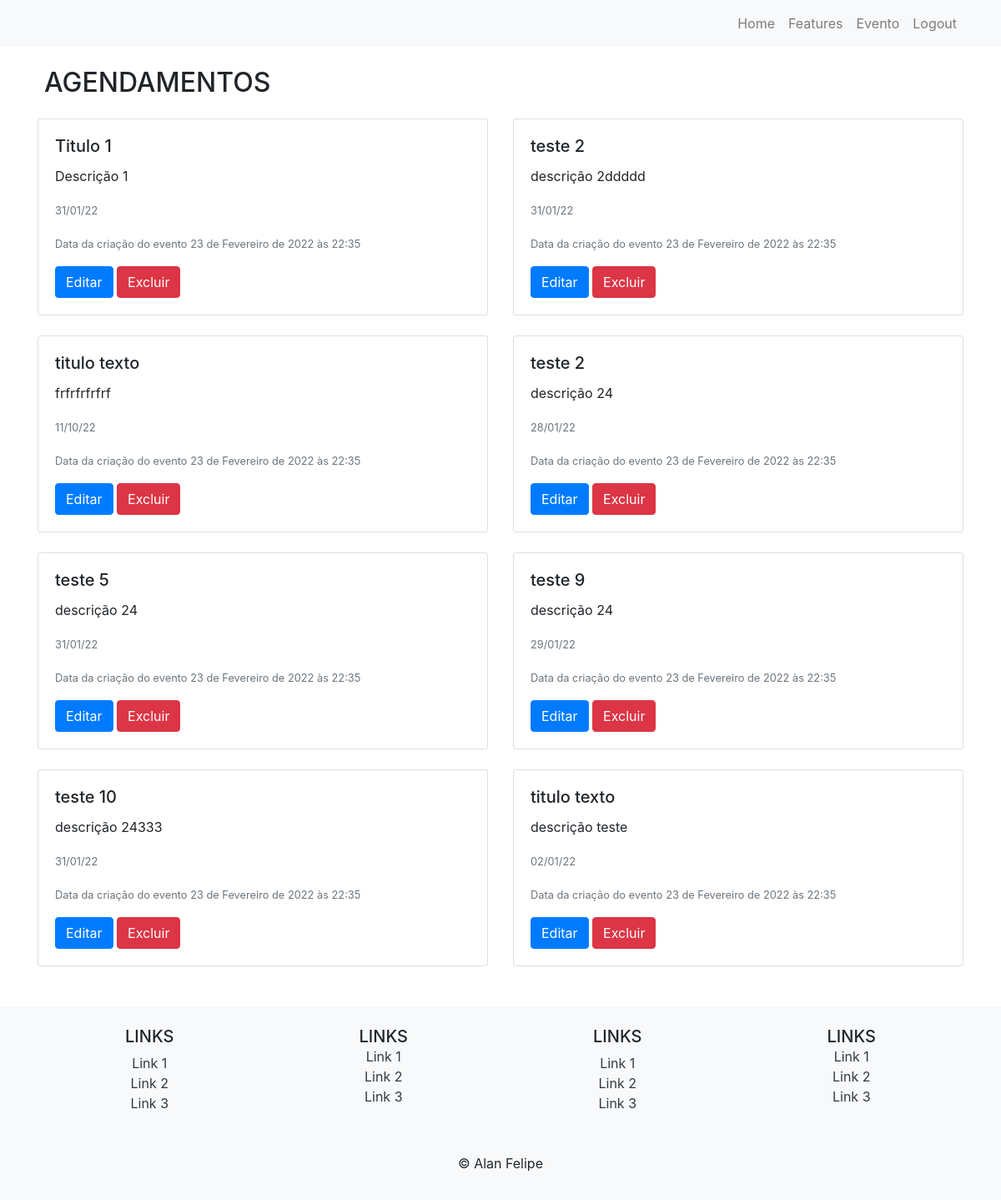
Page /agenda/ (signed in) on the earlier database version.
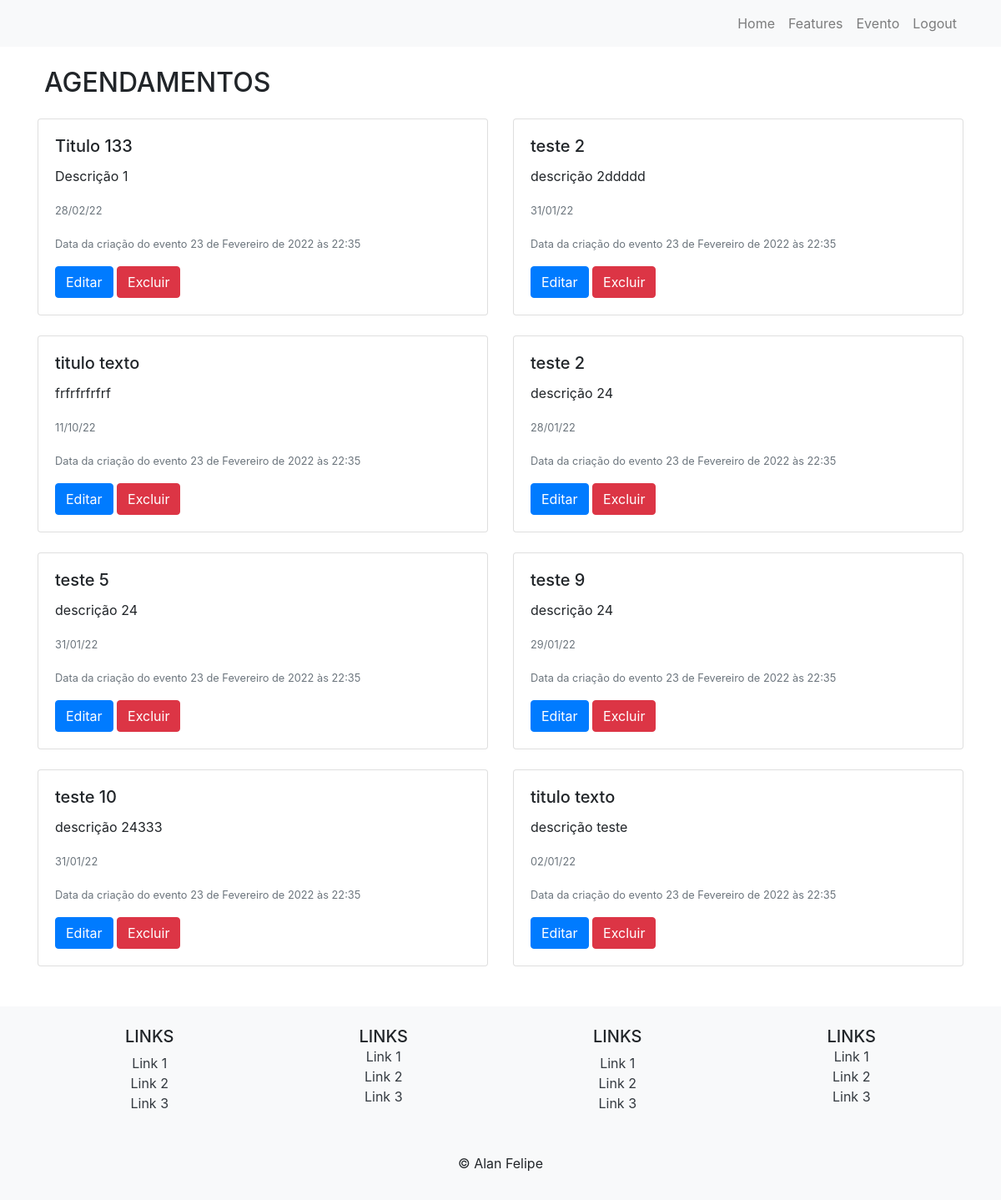
Same page on the later database version.
### polls/models.py (models this page shows, shortened)
class Evento(models.Model):
    titulo = models.CharField(max_length=100)
    descrição = models.TextField(blank=True, null=True)
    data_evento = models.DateField(verbose_name='Data do evento')
    data_criação = models.DateField(auto_now=True, verbose_name='Data da criação')
    hora_criacao = models.DateTimeField(auto_now=True, verbose_name='Hora')
    usuario = models.ForeignKey(User, on_delete=models.CASCADE)
    class Meta:
        db_table = 'evento'
    def get_data_evento(self):
        return self.data_evento.strftime('%d/%m/%y')

### polls/views.py (the view)
# urls.py: path('agenda/', views.lista_eventos),
@login_required(login_url='/login/')
def lista_eventos(request):
    evento = Evento.objects.all()  # filter(usuario=usuario)
    dados = {'eventos': evento}
    return render(request, 'agenda.html', dados)

### templates/agenda.html
{% extends "page.html" %}
{% block content %}
<h2 class="mb-4">Agendamentos</h2>
<div class="row mb-4">
    {% for evento in eventos %}
    <div class="col-sm-6 mb-4">
        <div class="card">
            <div class="card-body">
                <h5 class="card-title">{{ evento.titulo }}</h5>
                <p class="card-text">{{ evento.descrição }}</p>
                <p class="card-text"><small class="text-muted">{{ evento.get_data_evento }}</small></p>
                <p class="card-text"><small class="text-muted">Data da criação do evento {{ evento.hora_criacao }}</small></p>
                <a href="evento/?id={{ evento.id }}" class="btn btn-primary">Editar</a>
                <a href="evento/delete/{{ evento.id }}/" class="btn btn-danger">Excluir</a>
            </div>
        </div>
    </div>
    {% endfor %}
</div>
{% endblock %}

### templates/page.html (shortened to what this page needs)
{% load static %}
<!DOCTYPE html>
<html lang="pt-br">
<head>
    <link href="https://cdn.jsdelivr.net/npm/bootstrap@5.1.3/dist/css/bootstrap.min.css" rel="stylesheet"
>
    <link rel="stylesheet" href="{% static 'css/page.css' %}">
    <link rel="stylesheet" href="{% static 'css/header.css' %}">
    <link rel="stylesheet" href="{% static 'css/footer.css' %}">
    <link href="//maxcdn.bootstrapcdn.com/bootstrap/4.0.0/css/bootstrap.min.css" rel="stylesheet" id="bootstrap-css">
</head>
<header class="mb-4">
    {% include "header.html" %}
</header>
<body>
    <div class="container">
        {% block content %} {% endblock %}
    </div>
</body>
<footer class="bg-light text-center text-lg-start mt-4">
    <div>
        {% include "footer.html" %}
    </div>
</footer>
</html>

### templates/header.html (shortened to what this page needs)
<nav class="navbar navbar-expand-lg navbar-light bg-light">
  <div class="container">
    <div class="collapse navbar-collapse flex-row-reverse" id="navbarNav">
      <ul class="navbar-nav">
        <li class="nav-item">
          <a class="nav-link" href="/">Home</a>
        </li>
        <li class="nav-item">
          <a class="nav-link" href="/agenda/">Features</a>
        </li>
        <li class="nav-item">
          <a class="nav-link" href="evento/">Evento</a>
        </li>
        <li class="nav-item">
          <a class="nav-link" href="/logout">Logout</a>
        </li>
      </ul>
    </div>
  </div>
</nav>

### templates/footer.html
<div class="container p-4">
  <div class="row">
    <div class="col-lg-3 col-md-6 mb-4 mb-md-0">
      <h5 class="text-uppercase">Links</h5>
      <ul class="list-unstyled mb-0">
        <li>
          <a href="#!" class="text-dark">Link 1</a>
        </li>
        <li>
          <a href="#!" class="text-dark">Link 2</a>
        </li>
        <li>
          <a href="#!" class="text-dark">Link 3</a>
        </li>
      </ul>
    </div>
    <div class="col-lg-3 col-md-6 mb-4 mb-md-0">
      <h5 class="text-uppercase mb-0">Links</h5>
      <ul class="list-unstyled">
        <li>
          <a href="#!" class="text-dark">Link 1</a>
        </li>
        <li>
          <a href="#!" class="text-dark">Link 2</a>
        </li>
        <li>
          <a href="#!" class="text-dark">Link 3</a>
        </li>
      </ul>
    </div>
    <div class="col-lg-3 col-md-6 mb-4 mb-md-0">
      <h5 class="text-uppercase">Links</h5>
      <ul class="list-unstyled mb-0">
        <li>
          <a href="#!" class="text-dark">Link 1</a>
        </li>
        <li>
          <a href="#!" class="text-dark">Link 2</a>
        </li>
        <li>
          <a href="#!" class="text-dark">Link 3</a>
        </li>
      </ul>
    </div>
    <div class="col-lg-3 col-md-6 mb-4 mb-md-0">
      <h5 class="text-uppercase mb-0">Links</h5>
      <ul class="list-unstyled">
        <li>
          <a href="#!" class="text-dark">Link 1</a>
        </li>
        <li>
          <a href="#!" class="text-dark">Link 2</a>
        </li>
        <li>
          <a href="#!" class="text-dark">Link 3</a>
        </li>
      </ul>
    </div>
  </div>
</div>
<div class="text-center p-3">
  <p>&copy; Alan Felipe</p>
</div>

### static/css/page.css (style rules this page uses)
body { font-family: "Consolas", sans-serif; height: 100vh; }
a { color: #92badd; display:inline-block; text-decoration: none; font-weight: 400; }
h2 { text-align: center; font-size: 16px; font-weight: 600; text-transform: uppercase; display:inline-block; margin: 40px 8px 10px 8px; color: #cccccc; }

Differences in the rows shown:
changed Evento "Descrição 1": titulo "Titulo 1" → "Titulo 133"; get_data_evento "31/01/22" → "28/02/22"
